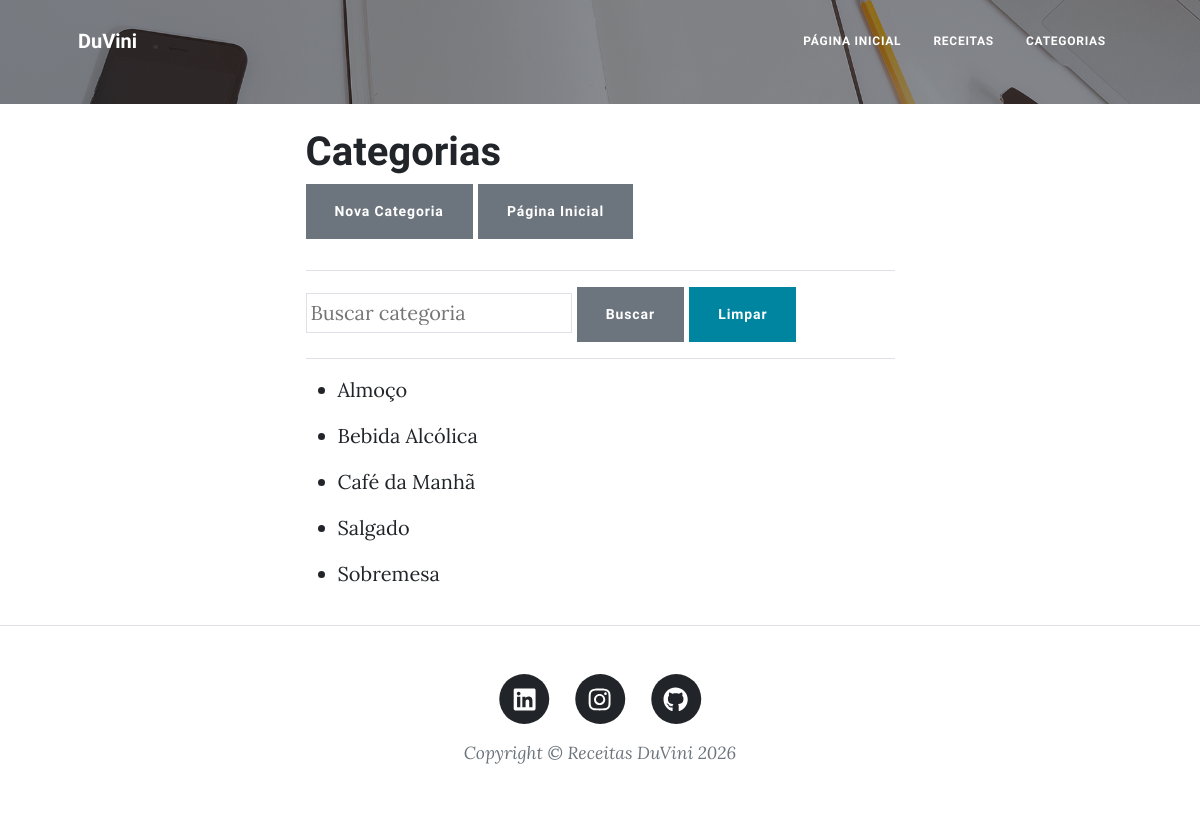
Before: /categorias/ with the older database file.
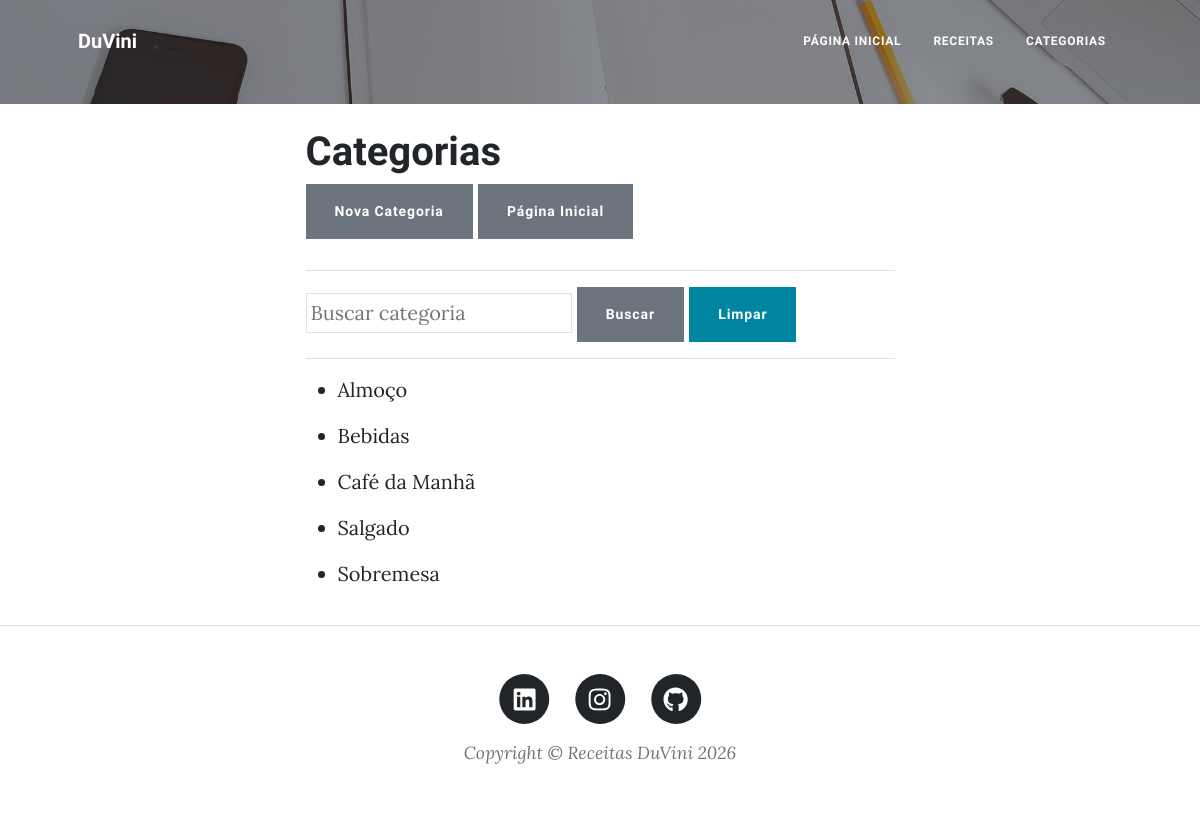
After: the same page with the newer database file.
### receita/models.py (models this page shows, shortened)
class Categoria(models.Model):
    nome = models.CharField(max_length=25)

### receita/views.py (the view)
# urls.py: path('categorias/', views.categorias, name="categorias"),
def categorias(request):
    categorias = Categoria.objects.all().order_by('nome')
    context = {'categorias': categorias}
    return render(request, 'categorias_receitas.html', context)

### receita/templates/categorias_receitas.html (shortened to what this page needs)
{% extends 'base.html' %}
{% block header %}
<header class="masthead"
    style="background-image: url('assets/img/home-bg.jpg'); padding-top: calc(2rem + 40px); padding-bottom: 2rem;">
</header>
{% endblock %}
{% block content %}
    <h1>Categorias</h1>
    <section style="padding-bottom: 15px;">
        <a href="{% url 'nova_categoria' %}" class="btn btn-secondary">Nova Categoria</a>
        <a href="{% url 'home' %}"class="btn btn-secondary">Página Inicial</a>
    </section>
    <hr>
    <form action="?" method="GET">
        <input type="text" name="nome" id="" value="{{request.GET.nome}}" class="p-1 border" autocomplete="off"
            placeholder="Buscar categoria">
        <button type="submit" class="btn btn-secondary">Buscar</button>
        <a href="{% url 'categorias' %}" class="btn btn-primary">Limpar</a>
    </form>
    <hr>
    <section>
        {% for item in categorias %}
        <ul>
            <li>
                <a href="{% url 'mostrar_categoria' id_categoria=item.id %}">{{item.nome}}</a>
            </li>
        </ul>
        {% endfor %}
    </section>
{% endblock %}

### receita/templates/base.html (shortened to what this page needs)
{% load static %}
<!DOCTYPE html>
<html lang="en">
<head>
    <link href="{% static 'css/styles.css' %}?v=1" rel="stylesheet"/>
</head>
<body>
    <nav class="navbar navbar-expand-lg navbar-light" id="mainNav">
        <div class="container px-4 px-lg-5">
            {% block nav %}
            <a class="navbar-brand" href="{% url 'home' %}">DuVini</a>
            {% endblock %}
            <div class="collapse navbar-collapse" id="navbarResponsive">
                <ul class="navbar-nav ms-auto py-4 py-lg-0">
                    <li class="nav-item"><a class="nav-link px-lg-3 py-3 py-lg-4" href="{% url 'home' %}">Página Inicial</a></li>
                    <li class="nav-item"><a class="nav-link px-lg-3 py-3 py-lg-4" href="{% url 'receitas' %}">Receitas</a></li>
                    <li class="nav-item"><a class="nav-link px-lg-3 py-3 py-lg-4" href="{% url 'categorias' %}">Categorias</a></li>
                </ul>
            </div>
        </div>
    </nav>
    {% block header %}{% endblock %}
    <div class="container px-4 px-lg-5" style="padding-bottom: 20px;">
        <div class="row gx-4 gx-lg-5 justify-content-center">
            <div class="col-md-10 col-lg-8 col-xl-7">
                {% block content %}
                {% endblock %}
            </div>
        </div>
    </div>
    <footer class="border-top">
        <div class="container px-4 px-lg-5">
            <div class="row gx-4 gx-lg-5 justify-content-center">
                <div class="col-md-10 col-lg-8 col-xl-7">
                    <ul class="list-inline text-center">
                        <li class="list-inline-item">
                            <a href="www.linkedin.com/in/vinipontesb">
                                <span class="fa-stack fa-lg">
                                    <i class="fas fa-circle fa-stack-2x"></i>
                                    <i class="fab fa-linkedin fa-stack-1x fa-inverse"></i>
                                </span>
                            </a>
                        </li>
                        <li class="list-inline-item">
                            <a href="https://www.instagram.com/vini_pontesb/">
                                <span class="fa-stack fa-lg">
                                    <i class="fas fa-circle fa-stack-2x"></i>
                                    <i class="fab fa-instagram fa-stack-1x fa-inverse"></i>
                                </span>
                            </a>
                        </li>
                        <li class="list-inline-item">
                            <a href="https://github.com/vini-pontesb">
                                <span class="fa-stack fa-lg">
                                    <i class="fas fa-circle fa-stack-2x"></i>
                                    <i class="fab fa-github fa-stack-1x fa-inverse"></i>
                                </span>
                            </a>
                        </li>
                    </ul>
                    <div class="small text-center text-muted fst-italic">Copyright &copy; Receitas DuVini 2026</div>
                </div>
            </div>
        </div>
    </footer>
</body>
</html>

Changed rows visible on the page:
removed Categoria: nome "Bebida Alcólica"
added Categoria: nome "Bebidas"
